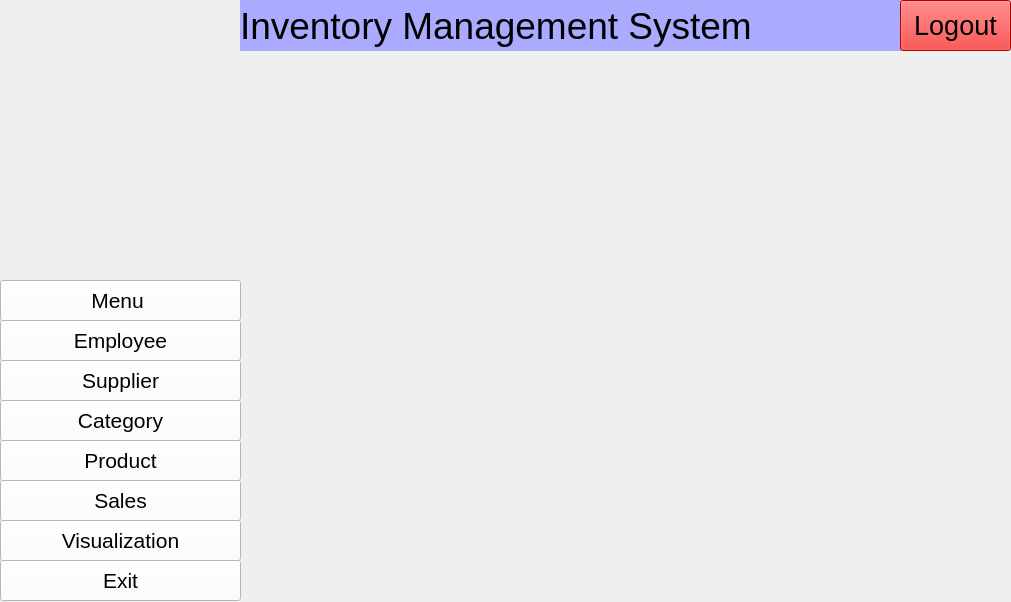
<?xml version="1.0" encoding="UTF-8"?>
<ui version="4.0">
 <class>MainWindow</class>
 <widget class="QMainWindow" name="MainWindow">
  <property name="geometry">
   <rect>
    <x>0</x>
    <y>0</y>
    <width>1011</width>
    <height>602</height>
   </rect>
  </property>
  <property name="windowTitle">
   <string>MainWindow</string>
  </property>
  <widget class="QWidget" name="centralwidget">
   <widget class="QLabel" name="label">
    <property name="geometry">
     <rect>
      <x>240</x>
      <y>0</y>
      <width>661</width>
      <height>51</height>
     </rect>
    </property>
    <property name="font">
     <font>
      <pointsize>28</pointsize>
     </font>
    </property>
    <property name="styleSheet">
     <string notr="true">background-color: rgb(170, 170, 255);</string>
    </property>
    <property name="text">
     <string>Inventory Management System</string>
    </property>
   </widget>
   <widget class="QPushButton" name="pushButtonLogout">
    <property name="geometry">
     <rect>
      <x>900</x>
      <y>0</y>
      <width>111</width>
      <height>51</height>
     </rect>
    </property>
    <property name="font">
     <font>
      <pointsize>20</pointsize>
     </font>
    </property>
    <property name="styleSheet">
     <string notr="true">
background-color: rgb(255, 0, 0);</string>
    </property>
    <property name="text">
     <string>Logout</string>
    </property>
   </widget>
   <widget class="QLabel" name="labelPicture">
    <property name="geometry">
     <rect>
      <x>0</x>
      <y>0</y>
      <width>241</width>
      <height>281</height>
     </rect>
    </property>
    <property name="text">
     <string/>
    </property>
    <property name="pixmap">
     <pixmap>C:/Users/Admin/Desktop/minh chứng/x1.jpg</pixmap>
    </property>
   </widget>
   <widget class="QPushButton" name="pushButtonMenu">
    <property name="geometry">
     <rect>
      <x>0</x>
      <y>280</y>
      <width>241</width>
      <height>41</height>
     </rect>
    </property>
    <property name="font">
     <font>
      <pointsize>16</pointsize>
     </font>
    </property>
    <property name="styleSheet">
     <string notr="true">background-color: rgb(255, 255, 255);</string>
    </property>
    <property name="text">
     <string>Menu </string>
    </property>
   </widget>
   <widget class="QPushButton" name="pushButtonEmployee">
    <property name="geometry">
     <rect>
      <x>0</x>
      <y>320</y>
      <width>241</width>
      <height>41</height>
     </rect>
    </property>
    <property name="font">
     <font>
      <pointsize>16</pointsize>
     </font>
    </property>
    <property name="styleSheet">
     <string notr="true">background-color: rgb(255, 255, 255);</string>
    </property>
    <property name="text">
     <string>Employee</string>
    </property>
   </widget>
   <widget class="QPushButton" name="pushButtonSupplier">
    <property name="geometry">
     <rect>
      <x>0</x>
      <y>360</y>
      <width>241</width>
      <height>41</height>
     </rect>
    </property>
    <property name="font">
     <font>
      <pointsize>16</pointsize>
     </font>
    </property>
    <property name="styleSheet">
     <string notr="true">background-color: rgb(255, 255, 255);</string>
    </property>
    <property name="text">
     <string>Supplier</string>
    </property>
   </widget>
   <widget class="QPushButton" name="pushButtonCategory">
    <property name="geometry">
     <rect>
      <x>0</x>
      <y>400</y>
      <width>241</width>
      <height>41</height>
     </rect>
    </property>
    <property name="font">
     <font>
      <pointsize>16</pointsize>
     </font>
    </property>
    <property name="styleSheet">
     <string notr="true">background-color: rgb(255, 255, 255);</string>
    </property>
    <property name="text">
     <string>Category</string>
    </property>
   </widget>
   <widget class="QPushButton" name="pushButtonExit">
    <property name="geometry">
     <rect>
      <x>0</x>
      <y>560</y>
      <width>241</width>
      <height>41</height>
     </rect>
    </property>
    <property name="font">
     <font>
      <pointsize>16</pointsize>
     </font>
    </property>
    <property name="styleSheet">
     <string notr="true">background-color: rgb(255, 255, 255);</string>
    </property>
    <property name="text">
     <string>Exit</string>
    </property>
   </widget>
   <widget class="QPushButton" name="pushButtonProduct">
    <property name="geometry">
     <rect>
      <x>0</x>
      <y>440</y>
      <width>241</width>
      <height>41</height>
     </rect>
    </property>
    <property name="font">
     <font>
      <pointsize>16</pointsize>
     </font>
    </property>
    <property name="styleSheet">
     <string notr="true">background-color: rgb(255, 255, 255);</string>
    </property>
    <property name="text">
     <string>Product</string>
    </property>
   </widget>
   <widget class="QPushButton" name="pushButtonVisualization">
    <property name="geometry">
     <rect>
      <x>0</x>
      <y>520</y>
      <width>241</width>
      <height>41</height>
     </rect>
    </property>
    <property name="font">
     <font>
      <pointsize>16</pointsize>
     </font>
    </property>
    <property name="styleSheet">
     <string notr="true">background-color: rgb(255, 255, 255);</string>
    </property>
    <property name="text">
     <string>Visualization</string>
    </property>
   </widget>
   <widget class="QPushButton" name="pushButtonSales">
    <property name="geometry">
     <rect>
      <x>0</x>
      <y>480</y>
      <width>241</width>
      <height>41</height>
     </rect>
    </property>
    <property name="font">
     <font>
      <pointsize>16</pointsize>
     </font>
    </property>
    <property name="styleSheet">
     <string notr="true">background-color: rgb(255, 255, 255);</string>
    </property>
    <property name="text">
     <string>Sales</string>
    </property>
   </widget>
  </widget>
 </widget>
 <resources/>
 <connections/>
</ui>
